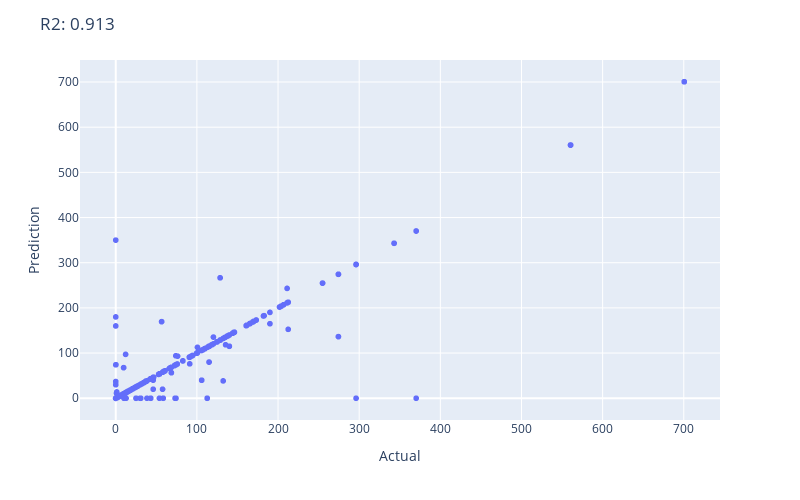

Notebook cell for this chart:
### Code cell
fig = px.scatter(x=y, y=pred, hover_name=labels,
                 labels={
                     "y": "Prediction",
                     "x": "Actual"
                 })
fig.update_layout(
  autosize=False,
  width=800,
  height=500,
  title='R2: {:.3f}'.format(r2_score(y, pred))
  )

### Figure 1 — Plotly figure (JSON) as saved in the notebook; plotly's stock layout.template omitted (floating-point values rounded to 4 significant figures; data arrays with more than 128 entries replaced by an {"elided": "..."} marker saying what was removed)
{"data": [{"hoverlabel": {"namelength": 0}, "hovertemplate": "<b>%{hovertext}</b><br><br>Actual=%{x}<br>Prediction=%{y}", "hovertext": {"elided": "1044 str values"}, "legendgroup": "", "marker": {"color": "#636efa", "symbol": "circle"}, "mode": "markers", "name": "", "showlegend": false, "type": "scattergl", "x": {"elided": "1044 float values"}, "xaxis": "x", "y": {"elided": "1044 float values"}, "yaxis": "y"}], "layout": {"autosize": false, "height": 500, "legend": {"tracegroupgap": 0}, "margin": {"t": 60}, "title": {"text": "R2: 0.913"}, "width": 800, "xaxis": {"anchor": "y", "domain": [0, 1], "title": {"text": "Actual"}}, "yaxis": {"anchor": "x", "domain": [0, 1], "title": {"text": "Prediction"}}}}
